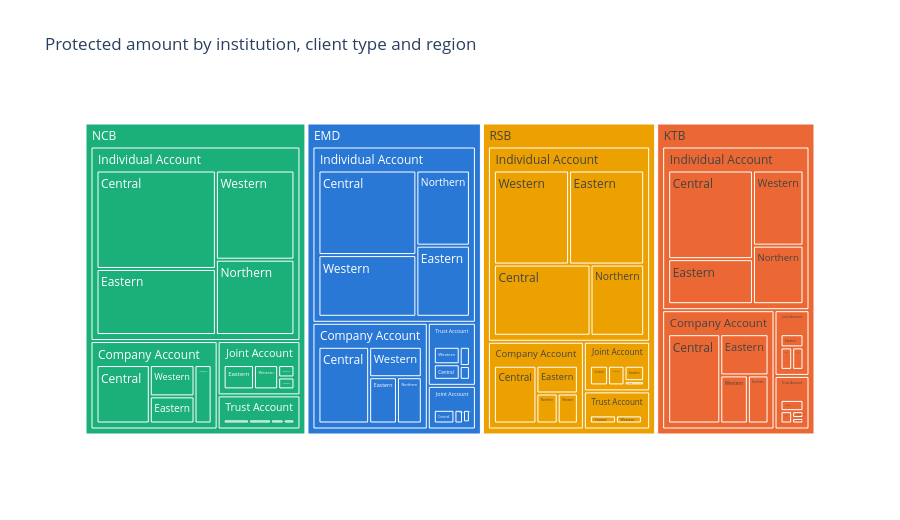

The cell this chart's notebook holds for it:
### Markdown cell above
### Treemap — where is the protected money? (click a box to zoom in)

### Code cell
fig = px.treemap(dep[dep["protected"] > 0], path=["institution_code", "client_type", "region"], values="protected",
                 color="institution_code", color_discrete_sequence=CATEGORY_ORDER_COLOURS,
                 title="Protected amount by institution, client type and region")
fig.update_traces(hovertemplate="%{label}<br>UGX %{value:,.0f}<extra></extra>")
fig.update_layout(height=520)
fig.show()

### Figure 1 — Plotly figure (JSON) as saved in the notebook; plotly's stock layout.template omitted (floating-point values rounded to 4 significant figures)
{"data": [{"branchvalues": "total", "customdata": [["EMD"], ["EMD"], ["EMD"], ["EMD"], ["EMD"], ["EMD"], ["EMD"], ["EMD"], ["EMD"], ["EMD"], ["EMD"], ["EMD"], ["EMD"], ["EMD"], ["EMD"], ["EMD"], ["EMD"], ["EMD"], ["EMD"], ["EMD"], ["EMD"], ["KTB"], ["KTB"], ["KTB"], ["KTB"], ["KTB"], ["KTB"], ["KTB"], ["KTB"], ["KTB"], ["KTB"], ["KTB"], ["KTB"], ["KTB"], ["KTB"], ["KTB"], ["KTB"], ["KTB"], ["KTB"], ["KTB"], ["KTB"], ["NCB"], ["NCB"], ["NCB"], ["NCB"], ["NCB"], ["NCB"], ["NCB"], ["NCB"], ["NCB"], ["NCB"], ["NCB"], ["NCB"], ["NCB"], ["NCB"], ["NCB"], ["NCB"], ["NCB"], ["NCB"], ["NCB"], ["NCB"], ["NCB"], ["RSB"], ["RSB"], ["RSB"], ["RSB"], ["RSB"], ["RSB"], ["RSB"], ["RSB"], ["RSB"], ["RSB"], ["RSB"], ["RSB"], ["RSB"], ["RSB"], ["RSB"], ["RSB"], ["RSB"], ["RSB"], ["RSB"], ["RSB"]], "domain": {"x": [0, 1], "y": [0, 1]}, "hovertemplate": "%{label}<br>UGX %{value:,.0f}<extra></extra>", "ids": ["EMD/Company Account/Western", "EMD", "EMD/Company Account", "EMD/Trust Account", "EMD/Individual Account", "EMD/Joint Account", "EMD/Trust Account/Central", "EMD/Trust Account/Eastern", "EMD/Trust Account/Northern", "EMD/Individual Account/Western", "EMD/Trust Account/Western", "EMD/Individual Account/Central", "EMD/Individual Account/Eastern", "EMD/Joint Account/Eastern", "EMD/Joint Account/Western", "EMD/Joint Account/Northern", "EMD/Joint Account/Central", "EMD/Company Account/Eastern", "EMD/Individual Account/Northern", "EMD/Company Account/Central", "EMD/Company Account/Northern", "KTB", "KTB/Trust Account", "KTB/Company Account", "KTB/Joint Account", "KTB/Trust Account/Northern", "KTB/Individual Account", "KTB/Trust Account/Central", "KTB/Joint Account/Central", "KTB/Trust Account/Western", "KTB/Company Account/Western", "KTB/Company Account/Central", "KTB/Company Account/Eastern", "KTB/Company Account/Northern", "KTB/Joint Account/Western", "KTB/Joint Account/Eastern", "KTB/Trust Account/Eastern", "KTB/Individual Account/Central", "KTB/Individual Account/Western", "KTB/Individual Account/Eastern", "KTB/Individual Account/Northern", "NCB/Joint Account", "NCB/Individual Account", "NCB/Trust Account", "NCB/Company Account", "NCB/Trust Account/Western", "NCB/Individual Account/Northern", "NCB/Individual Account/Central", "NCB/Trust Account/Central", "NCB/Trust Account/Northern", "NCB", "NCB/Individual Account/Eastern", "NCB/Joint Account/Northern", "NCB/Joint Account/Western", "NCB/Joint Account/Central", "NCB/Trust Account/Eastern", "NCB/Joint Account/Eastern", "NCB/Company Account/Northern", "NCB/Company Account/Western", "NCB/Company Account/Eastern", "NCB/Company Account/Central", "NCB/Individual Account/Western", "RSB/Company Account", "RSB/Joint Account", "RSB/Individual Account", "RSB/Trust Account", "RSB/Company Account/Central", "RSB/Trust Account/Western", "RSB/Trust Account/Central", "RSB/Individual Account/Northern", "RSB/Individual Account/Western", "RSB/Individual Account/Eastern", "RSB/Individual Account/Central", "RSB/Joint Account/Western", "RSB/Joint Account/Northern", "RSB/Joint Account/Eastern", "RSB/Joint Account/Central", "RSB/Company Account/Western", "RSB/Company Account/Eastern", "RSB/Company Account/Northern", "RSB/Trust Account/Eastern", "RSB"], "labels": ["Western", "EMD", "Company Account", "Trust Account", "Individual Account", "Joint Account", "Central", "Eastern", "Northern", "Western", "Western", "Central", "Eastern", "Eastern", "Western", "Northern", "Central", "Eastern", "Northern", "Central", "Northern", "KTB", "Trust Account", "Company Account", "Joint Account", "Northern", "Individual Account", "Central", "Central", "Western", "Western", "Central", "Eastern", "Northern", "Western", "Eastern", "Eastern", "Central", "Western", "Eastern", "Northern", "Joint Account", "Individual Account", "Trust Account", "Company Account", "Western", "Northern", "Central", "Central", "Northern", "NCB", "Eastern", "Northern", "Western", "Central", "Eastern", "Eastern", "Northern", "Western", "Eastern", "Central", "Western", "Company Account", "Joint Account", "Individual Account", "Trust Account", "Central", "Western", "Central", "Northern", "Western", "Eastern", "Central", "Western", "Northern", "Eastern", "Central", "Western", "Eastern", "Northern", "Eastern", "RSB"], "marker": {"colors": ["#2a78d6", "#2a78d6", "#2a78d6", "#2a78d6", "#2a78d6", "#2a78d6", "#2a78d6", "#2a78d6", "#2a78d6", "#2a78d6", "#2a78d6", "#2a78d6", "#2a78d6", "#2a78d6", "#2a78d6", "#2a78d6", "#2a78d6", "#2a78d6", "#2a78d6", "#2a78d6", "#2a78d6", "#eb6834", "#eb6834", "#eb6834", "#eb6834", "#eb6834", "#eb6834", "#eb6834", "#eb6834", "#eb6834", "#eb6834", "#eb6834", "#eb6834", "#eb6834", "#eb6834", "#eb6834", "#eb6834", "#eb6834", "#eb6834", "#eb6834", "#eb6834", "#1baf7a", "#1baf7a", "#1baf7a", "#1baf7a", "#1baf7a", "#1baf7a", "#1baf7a", "#1baf7a", "#1baf7a", "#1baf7a", "#1baf7a", "#1baf7a", "#1baf7a", "#1baf7a", "#1baf7a", "#1baf7a", "#1baf7a", "#1baf7a", "#1baf7a", "#1baf7a", "#1baf7a", "#eda100", "#eda100", "#eda100", "#eda100", "#eda100", "#eda100", "#eda100", "#eda100", "#eda100", "#eda100", "#eda100", "#eda100", "#eda100", "#eda100", "#eda100", "#eda100", "#eda100", "#eda100", "#eda100", "#eda100"]}, "name": "", "parents": ["EMD/Company Account", "", "EMD", "EMD", "EMD", "EMD", "EMD/Trust Account", "EMD/Trust Account", "EMD/Trust Account", "EMD/Individual Account", "EMD/Trust Account", "EMD/Individual Account", "EMD/Individual Account", "EMD/Joint Account", "EMD/Joint Account", "EMD/Joint Account", "EMD/Joint Account", "EMD/Company Account", "EMD/Individual Account", "EMD/Company Account", "EMD/Company Account", "", "KTB", "KTB", "KTB", "KTB/Trust Account", "KTB", "KTB/Trust Account", "KTB/Joint Account", "KTB/Trust Account", "KTB/Company Account", "KTB/Company Account", "KTB/Company Account", "KTB/Company Account", "KTB/Joint Account", "KTB/Joint Account", "KTB/Trust Account", "KTB/Individual Account", "KTB/Individual Account", "KTB/Individual Account", "KTB/Individual Account", "NCB", "NCB", "NCB", "NCB", "NCB/Trust Account", "NCB/Individual Account", "NCB/Individual Account", "NCB/Trust Account", "NCB/Trust Account", "", "NCB/Individual Account", "NCB/Joint Account", "NCB/Joint Account", "NCB/Joint Account", "NCB/Trust Account", "NCB/Joint Account", "NCB/Company Account", "NCB/Company Account", "NCB/Company Account", "NCB/Company Account", "NCB/Individual Account", "RSB", "RSB", "RSB", "RSB", "RSB/Company Account", "RSB/Trust Account", "RSB/Trust Account", "RSB/Individual Account", "RSB/Individual Account", "RSB/Individual Account", "RSB/Individual Account", "RSB/Joint Account", "RSB/Joint Account", "RSB/Joint Account", "RSB/Joint Account", "RSB/Company Account", "RSB/Company Account", "RSB/Company Account", "RSB/Trust Account", ""], "type": "treemap", "values": [49750000.0, 926300000.0, 246400000.0, 60720000.0, 577100000.0, 42070000.0, 20530000.0, 7157000.0, 10000000.0, 157400000.0, 23030000.0, 215700000.0, 99180000.0, 10000000.0, 670500.0, 7372000.0, 24030000.0, 40000000.0, 104800000.0, 120900000.0, 35740000.0, 841100000.0, 37800000.0, 270500000.0, 46350000.0, 4343000.0, 486500000.0, 18010000.0, 14840000.0, 10000000.0, 40000000.0, 140500000.0, 60000000.0, 30000000.0, 14380000.0, 17120000.0, 5446000.0, 202100000.0, 102100000.0, 102700000.0, 79550000.0, 88730000.0, 805500000.0, 55700000.0, 221700000.0, 8460000.0, 146400000.0, 290700000.0, 17240000.0, 10000000.0, 1172000000.0, 195100000.0, 10000000.0, 30330000.0, 10390000.0, 20000000.0, 38020000.0, 32960000.0, 46150000.0, 40000000.0, 102600000.0, 173300000.0, 168700000.0, 65870000.0, 634700000.0, 50600000.0, 85400000.0, 24180000.0, 24300000.0, 97620000.0, 180700000.0, 180500000.0, 175900000.0, 5064000.0, 20000000.0, 18740000.0, 22070000.0, 21110000.0, 40000000.0, 22170000.0, 2120000.0, 919800000.0]}], "layout": {"height": 520, "legend": {"tracegroupgap": 0}, "title": {"text": "Protected amount by institution, client type and region"}, "treemapcolorway": ["#2a78d6", "#eb6834", "#1baf7a", "#eda100", "#e87ba4", "#008300", "#6250d6", "#e34948"]}}
